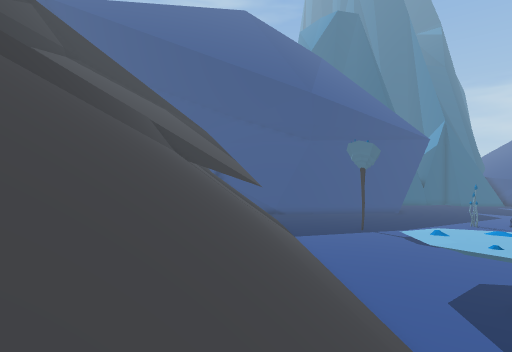
[1] (above)

24 first-person views from a walk through a 3-D level made in the Unity game engine. The camera is 1.4 m above the floor, looks level and sees 80° across. The floor is counted in squares, 2 m on a side. Each view is taken from the middle of a square. On the plan, view 1 faces up. The plan holds only what a view shows up to about 10 squares ahead; the rest is blank. The place goes on beyond the plan. The player is left out.

[2]
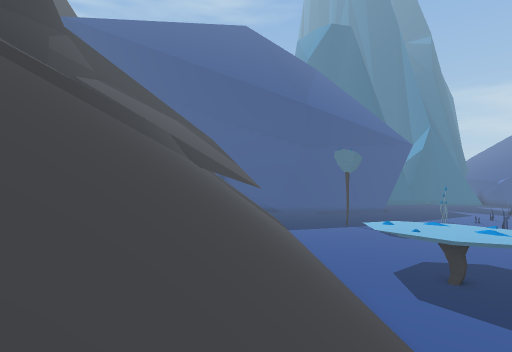

[3]
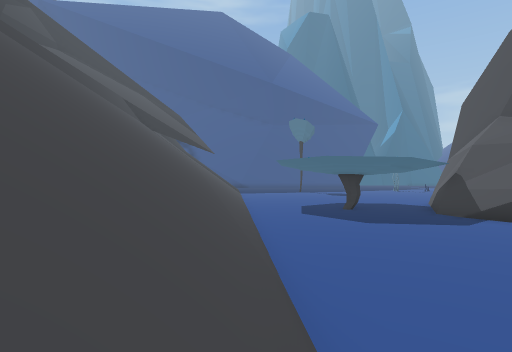

[4]
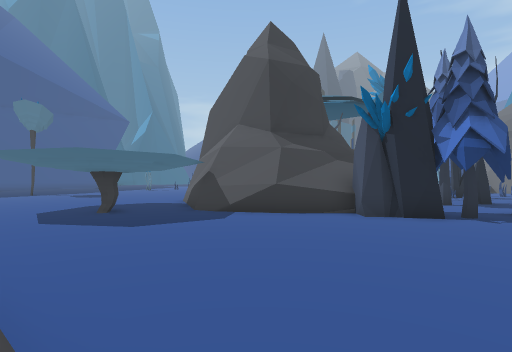

[5]
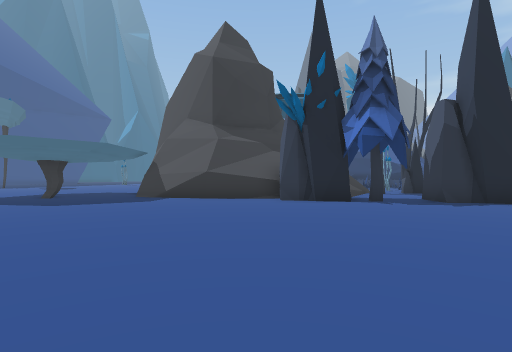

[6]
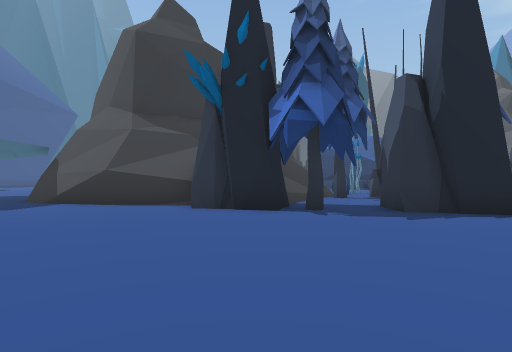

[7]
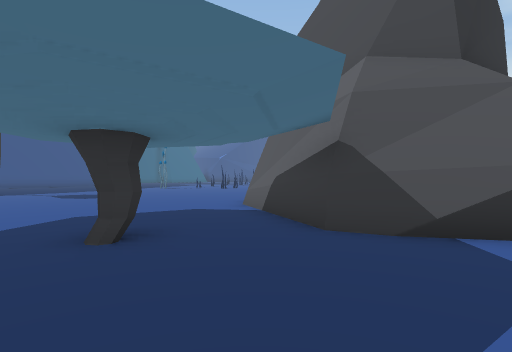

[8]
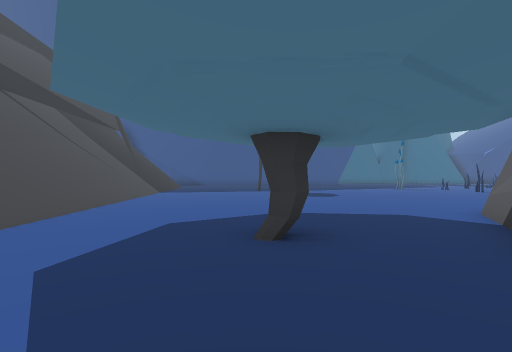

[9]
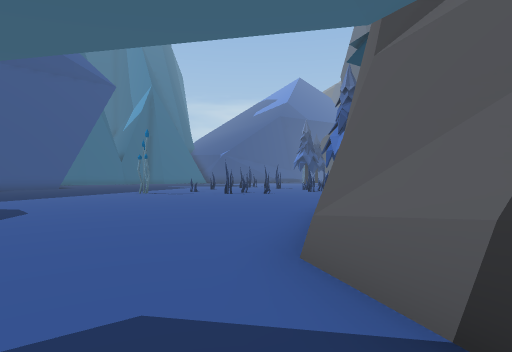

[10]
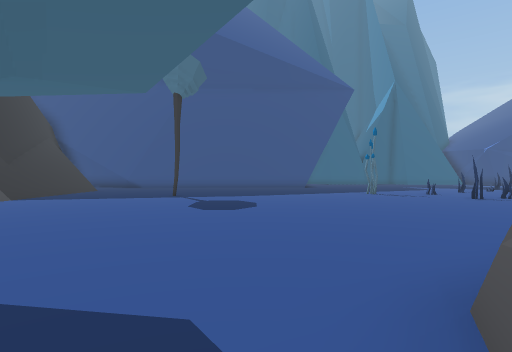

[11]
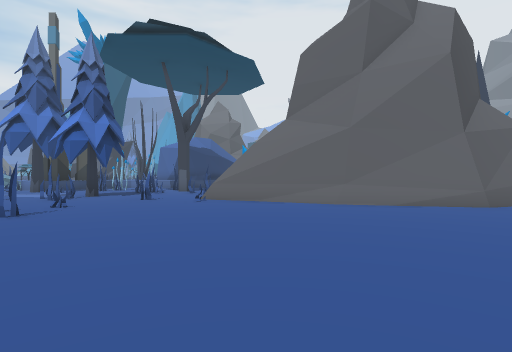

[12]
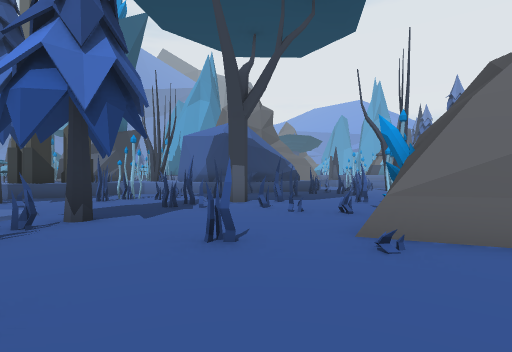

[13]
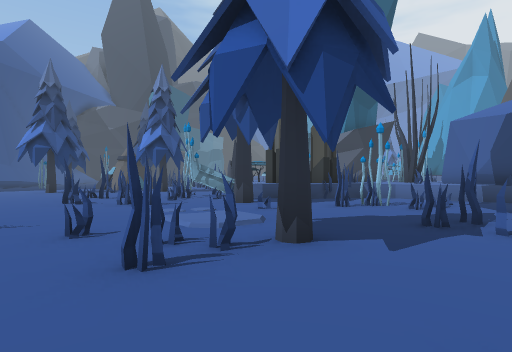

[14]
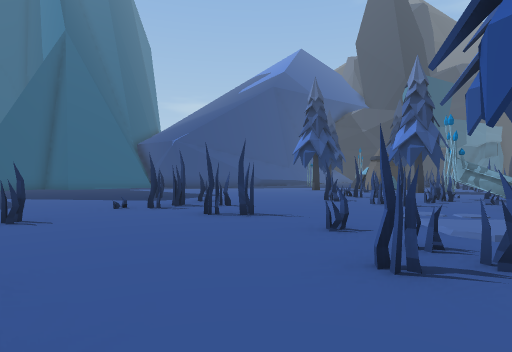

[15]
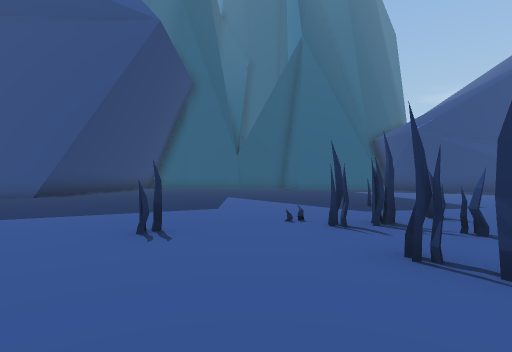

[16]
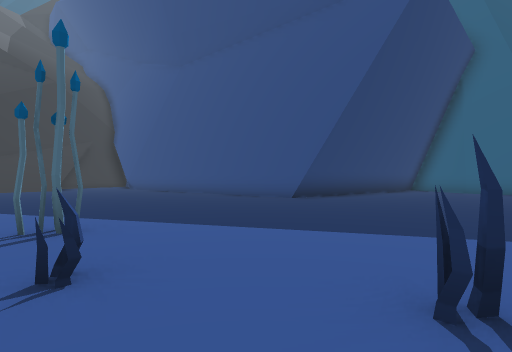

[17]
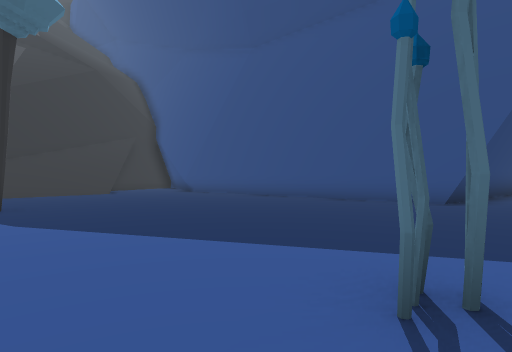

[18]
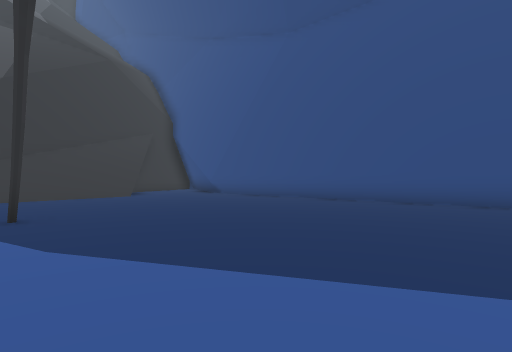

[19]
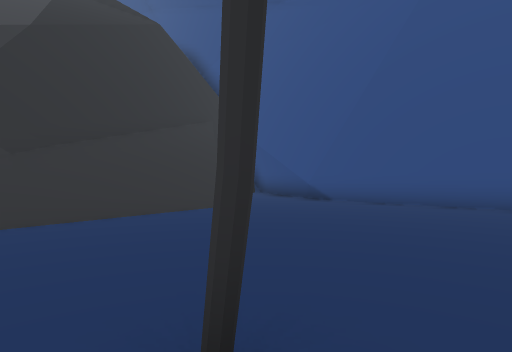

[20]
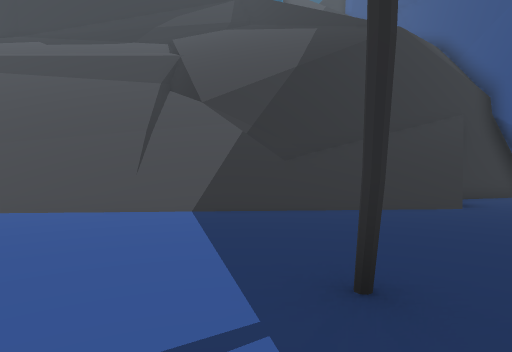

[21]
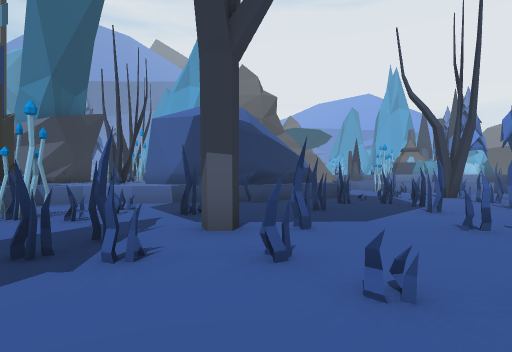

[22]
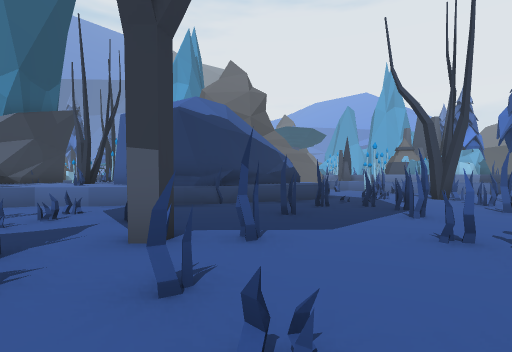

[23]
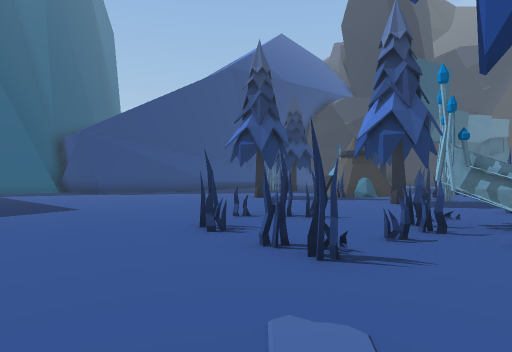

[24]
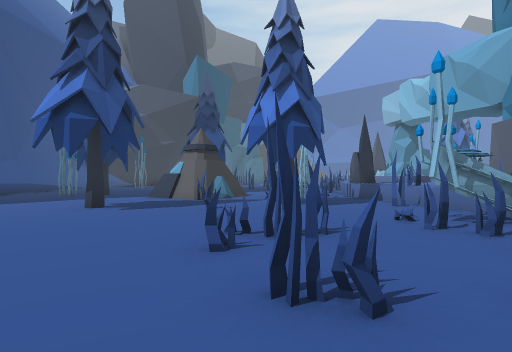

### Floor plan
Key: @ floor where view 1 was taken; # wall or solid block; x gap in a wall; . main floor; : floor 0.75 m higher than the main floor; + floor 1.5 m higher than the main floor; * floor 5.5 m higher than the main floor; / step, stairs or slope; = window, fence, low wall or low ledge; ^ raised ledge; T tree.
Columns run from 4 left of view 1 to 33 right of it. Each row starts with its distance up from view 1.
 28                 #.....
 27                 #.....     ..
 26            ######..............    ...
 25   #  #######...................   ....
 24   #............................. .....
 23   #=......................#.......#...
 22   #//#...............................#
 21   #///...................##.........=#
 20   ##//................#.###.......#..#
 19    #//............#.....x.....#.......
 18    ##/....T.........=...#..........###
 17     #//...............................
 16      //..............=...#....=##.....
 15     ///..............=..#=....=##==#==
 14   /////.................#...=#.
 13   /////...............#........=
 12   /////.....................#..#
 11   /////............##....#..#..##
 10 #//////..........#####=.#...=..=
  9 #//////........###   #..##..=.==#
  8 #//////.......##    ##.......=#=#
  7 =//////...T...##    #=.#.....=###
  6 =//////......###    #=......^#*
  5 =///////.....#=#       ...#.^=*
  4 =///////.....######    .##..^
  3 =///////......#==      ###=^^
  2 =///////.......##      ###=#
  1  ///////.......## +:    ##
  0  ///@///.......###..#   #
 -1   //////........#....
 -2    /////............
 -3     / //..........#
 -4        /..........#
 -5         .........

Where each view was taken, in squares from view 1:
view 1: 0 up, 0 right, facing up
view 2: 3 down, 0 right, facing up
view 3: 4 down, 3 right, facing up
view 4: 3 down, 3 right, facing up-right
view 5: 5 down, 4 right, facing up-right
view 6: 5 down, 7 right, facing up-right
view 7: 3 up, 5 right, facing up-right
view 8: 3 up, 6 right, facing up
view 9: 7 up, 8 right, facing up-right
view 10: 7 up, 9 right, facing up
view 11: 17 up, 9 right, facing down-right
view 12: 15 up, 15 right, facing down-right
view 13: 14 up, 17 right, facing right
view 14: 14 up, 17 right, facing up-right
view 15: 16 up, 19 right, facing up
view 16: 18 up, 18 right, facing up-left
view 17: 17 up, 14 right, facing up-left
view 18: 17 up, 12 right, facing up-left
view 19: 17 up, 7 right, facing up-left
view 20: 17 up, 8 right, facing left
view 21: 12 up, 18 right, facing down-right
view 22: 11 up, 18 right, facing down-right
view 23: 15 up, 22 right, facing up-right
view 24: 19 up, 23 right, facing right
